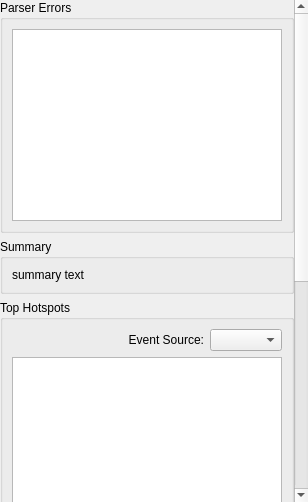
<?xml version="1.0" encoding="UTF-8"?>
<ui version="4.0">
 <class>ResultsSummaryPage</class>
 <widget class="QWidget" name="ResultsSummaryPage">
  <property name="geometry">
   <rect>
    <x>0</x>
    <y>0</y>
    <width>308</width>
    <height>502</height>
   </rect>
  </property>
  <property name="toolTip">
   <string>Summary of the profile data analysis.</string>
  </property>
  <layout class="QVBoxLayout" name="verticalLayout_6">
   <property name="leftMargin">
    <number>0</number>
   </property>
   <property name="topMargin">
    <number>0</number>
   </property>
   <property name="rightMargin">
    <number>0</number>
   </property>
   <property name="bottomMargin">
    <number>0</number>
   </property>
   <item>
    <widget class="QScrollArea" name="summaryScrollArea">
     <property name="frameShape">
      <enum>QFrame::NoFrame</enum>
     </property>
     <property name="widgetResizable">
      <bool>true</bool>
     </property>
     <widget class="QWidget" name="summaryScrollAreaWidgetContents">
      <property name="geometry">
       <rect>
        <x>0</x>
        <y>0</y>
        <width>287</width>
        <height>679</height>
       </rect>
      </property>
      <layout class="QVBoxLayout" name="verticalLayout_11">
       <property name="leftMargin">
        <number>0</number>
       </property>
       <property name="topMargin">
        <number>0</number>
       </property>
       <property name="rightMargin">
        <number>0</number>
       </property>
       <property name="bottomMargin">
        <number>0</number>
       </property>
       <item>
        <widget class="QGroupBox" name="parserErrorsBox">
         <property name="toolTip">
          <string>Errors occurred parsing the data input. You may need to change the search paths to resolve errors for missing ELF files.</string>
         </property>
         <property name="title">
          <string>Parser Errors</string>
         </property>
         <layout class="QVBoxLayout" name="verticalLayout_12">
          <item>
           <widget class="QTreeView" name="parserErrorsView">
            <property name="rootIsDecorated">
             <bool>false</bool>
            </property>
            <property name="uniformRowHeights">
             <bool>true</bool>
            </property>
            <property name="headerHidden">
             <bool>true</bool>
            </property>
           </widget>
          </item>
         </layout>
        </widget>
       </item>
       <item>
        <widget class="QGroupBox" name="summaryGroupBox">
         <property name="title">
          <string>Summary</string>
         </property>
         <layout class="QVBoxLayout" name="summaryBoxLayout">
          <item>
           <widget class="QLabel" name="summaryLabel">
            <property name="toolTip">
             <string notr="true"/>
            </property>
            <property name="statusTip">
             <string notr="true"/>
            </property>
            <property name="whatsThis">
             <string notr="true"/>
            </property>
            <property name="accessibleName">
             <string notr="true"/>
            </property>
            <property name="accessibleDescription">
             <string notr="true"/>
            </property>
            <property name="text">
             <string notr="true">summary text</string>
            </property>
            <property name="wordWrap">
             <bool>true</bool>
            </property>
            <property name="textInteractionFlags">
             <set>Qt::LinksAccessibleByMouse|Qt::TextSelectableByMouse</set>
            </property>
           </widget>
          </item>
         </layout>
        </widget>
       </item>
       <item>
        <widget class="QGroupBox" name="groupBox_2">
         <property name="toolTip">
          <string>The hotspots found in the profile, i.e. the code that contributed the most samples.</string>
         </property>
         <property name="title">
          <string>Top Hotspots</string>
         </property>
         <layout class="QVBoxLayout" name="verticalLayout_3">
          <item>
           <widget class="QWidget" name="widget" native="true">
            <layout class="QHBoxLayout" name="horizontalLayout">
             <property name="leftMargin">
              <number>0</number>
             </property>
             <property name="topMargin">
              <number>0</number>
             </property>
             <property name="rightMargin">
              <number>0</number>
             </property>
             <property name="bottomMargin">
              <number>0</number>
             </property>
             <item>
              <spacer name="horizontalSpacer">
               <property name="orientation">
                <enum>Qt::Horizontal</enum>
               </property>
               <property name="sizeHint" stdset="0">
                <size>
                 <width>40</width>
                 <height>20</height>
                </size>
               </property>
              </spacer>
             </item>
             <item>
              <widget class="QLabel" name="eventSourceLabel">
               <property name="text">
                <string>Event Source:</string>
               </property>
               <property name="alignment">
                <set>Qt::AlignRight|Qt::AlignTrailing|Qt::AlignVCenter</set>
               </property>
              </widget>
             </item>
             <item>
              <widget class="QComboBox" name="eventSourceComboBox"/>
             </item>
            </layout>
           </widget>
          </item>
          <item>
           <widget class="QTreeView" name="topHotspotsTableView">
            <property name="minimumSize">
             <size>
              <width>1</width>
              <height>150</height>
             </size>
            </property>
            <property name="alternatingRowColors">
             <bool>true</bool>
            </property>
            <property name="rootIsDecorated">
             <bool>false</bool>
            </property>
            <property name="uniformRowHeights">
             <bool>true</bool>
            </property>
           </widget>
          </item>
         </layout>
        </widget>
       </item>
       <item>
        <widget class="QGroupBox" name="groupBox">
         <property name="title">
          <string>Top Hotspots per File</string>
         </property>
         <layout class="QVBoxLayout" name="verticalLayout_2">
          <item>
           <widget class="QWidget" name="widget_2" native="true">
            <layout class="QHBoxLayout" name="horizontalLayout_3">
             <property name="leftMargin">
              <number>0</number>
             </property>
             <property name="topMargin">
              <number>0</number>
             </property>
             <property name="rightMargin">
              <number>0</number>
             </property>
             <property name="bottomMargin">
              <number>0</number>
             </property>
             <item>
              <spacer name="horizontalSpacer_2">
               <property name="orientation">
                <enum>Qt::Horizontal</enum>
               </property>
               <property name="sizeHint" stdset="0">
                <size>
                 <width>40</width>
                 <height>20</height>
                </size>
               </property>
              </spacer>
             </item>
             <item>
              <widget class="QLabel" name="label">
               <property name="text">
                <string>Event Source:</string>
               </property>
              </widget>
             </item>
             <item>
              <widget class="QComboBox" name="eventSourceComboBox_2"/>
             </item>
            </layout>
           </widget>
          </item>
          <item>
           <widget class="QTreeView" name="topLibraryTreeView">
            <property name="rootIsDecorated">
             <bool>false</bool>
            </property>
            <property name="uniformRowHeights">
             <bool>true</bool>
            </property>
           </widget>
          </item>
         </layout>
        </widget>
       </item>
       <item>
        <widget class="QGroupBox" name="systemInfoGroupBox">
         <property name="title">
          <string>System Information</string>
         </property>
         <layout class="QFormLayout" name="formLayout">
          <item row="0" column="0">
           <widget class="QLabel" name="systemInfoLabel">
            <property name="toolTip">
             <string notr="true"/>
            </property>
            <property name="statusTip">
             <string notr="true"/>
            </property>
            <property name="whatsThis">
             <string notr="true"/>
            </property>
            <property name="accessibleName">
             <string notr="true"/>
            </property>
            <property name="accessibleDescription">
             <string notr="true"/>
            </property>
            <property name="text">
             <string notr="true">system info</string>
            </property>
            <property name="textInteractionFlags">
             <set>Qt::LinksAccessibleByMouse|Qt::TextSelectableByMouse</set>
            </property>
           </widget>
          </item>
         </layout>
        </widget>
       </item>
      </layout>
     </widget>
    </widget>
   </item>
  </layout>
 </widget>
 <resources/>
 <connections/>
</ui>
